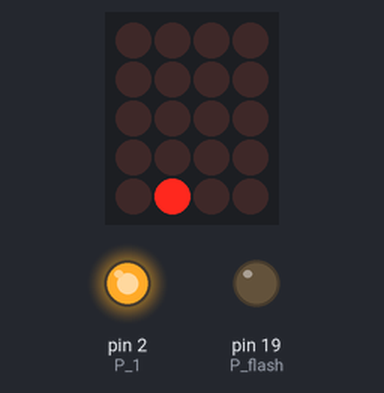
A sketch run on a simulated Arduino Uno, built with avr-gcc and run on an emulated ATmega328P. Parts: 4×5 LED matrix, output pins drawn as LEDs (lit = HIGH). Wiring (inferred from the names in the program): charlieplexed LEDs: lines pin 10, pin 11, pin 12, pin 13, pin 14. Pins used as bus, display or sensor lines are not drawn.

Above: at 1.71 s.
At 2.9 s:
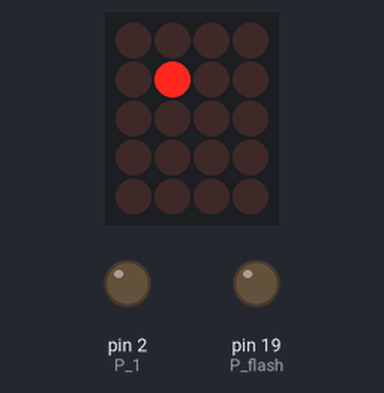
At 3.51 s:
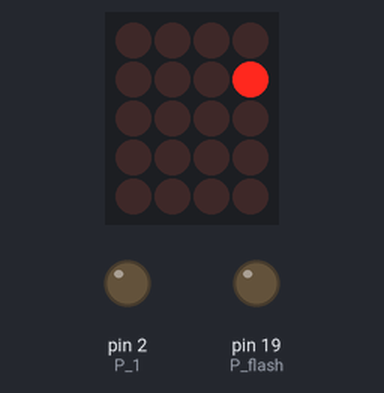
At 7.3 s:
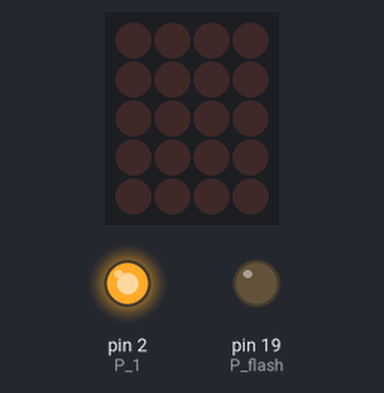
Timing chart, 0 to 40.0 s (numbered marks = the images above):
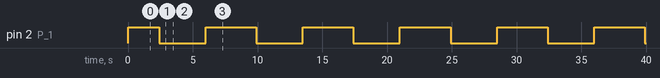

The sketch:

lightone.ino
```cpp
#include <stdlib.h>
#include <stdio.h>
#define P_L 4//the pin number of left button
#define P_R 3//the pin number of right button
#define P_sleep 5//the pin number of on/off switch
#define P_flaswch 8//the pin number of flash switch
#define P_1 2//the pin number of 1 charlie pin
#define P_2 6//the pin number of 2 charlie pin
#define P_3 7//the pin number of 3 charlie pin
#define P_4 9//the pin number of 4 charlie pin
#define P_5 10//the pin number of 5 charlie pin
#define P_6 14//the pin number of 6 charlie pin
#define P_7 13//the pin number of 7 charlie pin
#define P_8 12//the pin number of 8 charlie pin
#define P_9 11//the pin number of 9 charlie pin
#define P_flash 19 //the pin number of flash light
#define time_one 10//time duration of one LED being lightened
#define left (-1)// turn left
#define right (1)// turn right
#define time_warmup 300
const int debounce_delay = 250;// 1/4 sec debouncing delay after sleep switch is closed or opened
unsigned int v=20;//speed of the snake
const int f_flag=0;
unsigned int d,ld;
unsigned int x_1,x_2,x_3,randx,y_1,y_2,y_3,randy;
void setup()
{
  Initialize_Pins();
}

void loop()
{
  x_1=1;
  y_1=5;
  d=2;
  for(int i=1;i<=25;i++)
  {
    lightone(x_1,y_1,time_warmup);
    dir_coor();
    if(i%4==0) turn(right);
  }
}

void turn(int dir)
{
  d=(6+d+dir)%6;
}

void lightone(int x, int y,int time) //light up one LED in very little duration to deceive th eyes
{
  int pinx,piny;
  if(x!=y)
  {
    pinx=codtopin(x);piny=codtopin(y);
    pinMode(pinx,OUTPUT);
    pinMode(piny,OUTPUT);
    digitalWrite(pinx,HIGH);
    digitalWrite(piny,LOW);
    delay(time);
    pinMode(pinx,INPUT);
    pinMode(piny,INPUT);
  }
  else
  {
    if(x<=4)
    {
      pinx=codtopin(x);
      pinMode(pinx,OUTPUT);
      pinMode(P_9,OUTPUT);
      digitalWrite(pinx,HIGH);
      digitalWrite(P_9,LOW);
      delay(time);
      pinMode(pinx,INPUT);
      pinMode(P_9,INPUT);
    }
    else if(x==5)
    {
      pinMode(P_7,OUTPUT);
      pinMode(P_2,OUTPUT);
      digitalWrite(P_7,HIGH);
      digitalWrite(P_2,LOW);
      delay(time);
      pinMode(P_7,INPUT);
      pinMode(P_2,INPUT);
    }
    else
    {
      pinx=codtopin(x);
      pinMode(pinx,OUTPUT);
      pinMode(P_1,OUTPUT);
      digitalWrite(pinx,HIGH);
      digitalWrite(P_1,LOW);
      delay(time);
      pinMode(pinx,INPUT);
      pinMode(P_1,INPUT);
    }
  }
}

void dir_coor(void)
{
   ld=d;
   switch(ld)
   {
     case 0:x_3=x_2;y_3=y_2;x_2=x_1;y_2=y_1;x_1=x_1-1;break;//y_1 stays the same
     case 1:x_3=x_2;y_3=y_2;x_2=x_1;y_2=y_1;y_1=y_1+1;break;//x_1 stays the same
     case 2:x_3=x_2;y_3=y_2;x_2=x_1;y_2=y_1;x_1=x_1+1;y_1=y_1+1;break;
     case 3:x_3=x_2;y_3=y_2;x_2=x_1;y_2=y_1;x_1=x_1+1;break;//y_1 stays the same
     case 4:x_3=x_2;y_3=y_2;x_2=x_1;y_2=y_1;y_1=y_1-1;break;//x_1 stays the same
     case 5:x_3=x_2;y_3=y_2;x_2=x_1;y_2=y_1;x_1=x_1-1;y_1=y_1-1;break;
   }
}

int codtopin(int x)
{
int X;
switch(x)
{
    case 1:X=P_1;break;
    case 2:X=P_2;break;
    case 3:X=P_3;break;
    case 4:X=P_4;break;
    case 5:X=P_5;break;
    case 6:X=P_6;break;
    case 7:X=P_7;break;
    case 8:X=P_8;break;
    case 9:X=P_9;break;
  }
  return X;
}
void Initialize_Pins(void)
{
  pinMode(P_1,INPUT);//charlieplexing output pins,from 1 to 9
  pinMode(P_2,INPUT);
  pinMode(P_3,INPUT);
  pinMode(P_4,INPUT);
  pinMode(P_5,INPUT);
  pinMode(P_6,INPUT);
  pinMode(P_7,INPUT);
  pinMode(P_8,INPUT);
  pinMode(P_9,INPUT);
  pinMode(P_flash,OUTPUT);//flashlight transistor pin
  digitalWrite(P_flash,LOW);
  pinMode(P_sleep,INPUT_PULLUP);//P1.3
  pinMode(P_flaswch,INPUT_PULLUP);//P2.0
  pinMode(P_L,INPUT_PULLUP);//P1.2
  pinMode(P_R,INPUT_PULLUP);//P1.1
}
```

Measured:
- by itself, pin 2 (P_1): repeats every 7.5 s: LOW 3.6 s, HIGH 3.9 s
- by itself, everything shown: repeats every 7.5 s, in 26 steps
